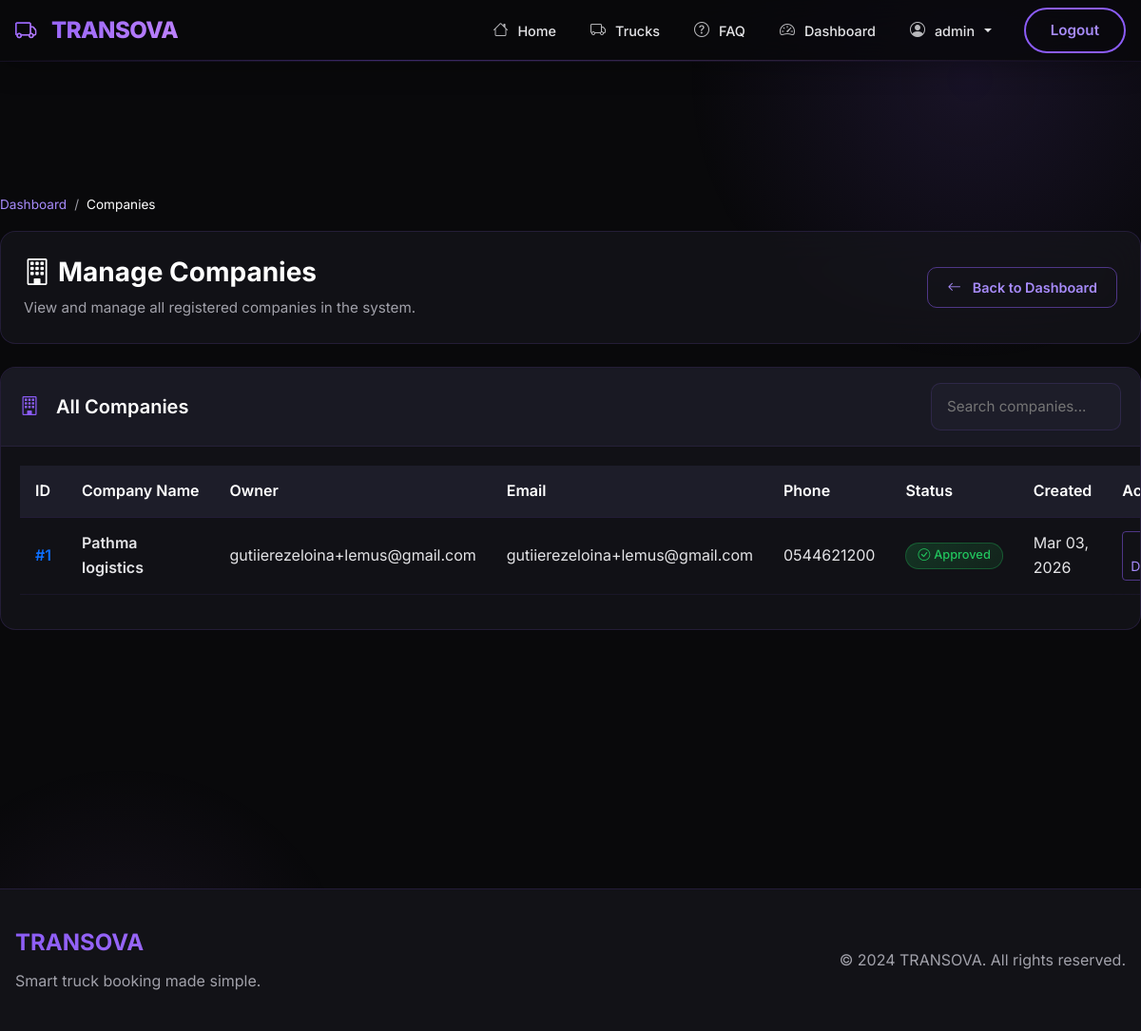
/bookings/admin/companies/ (signed in), run on an earlier commit of the app's database.
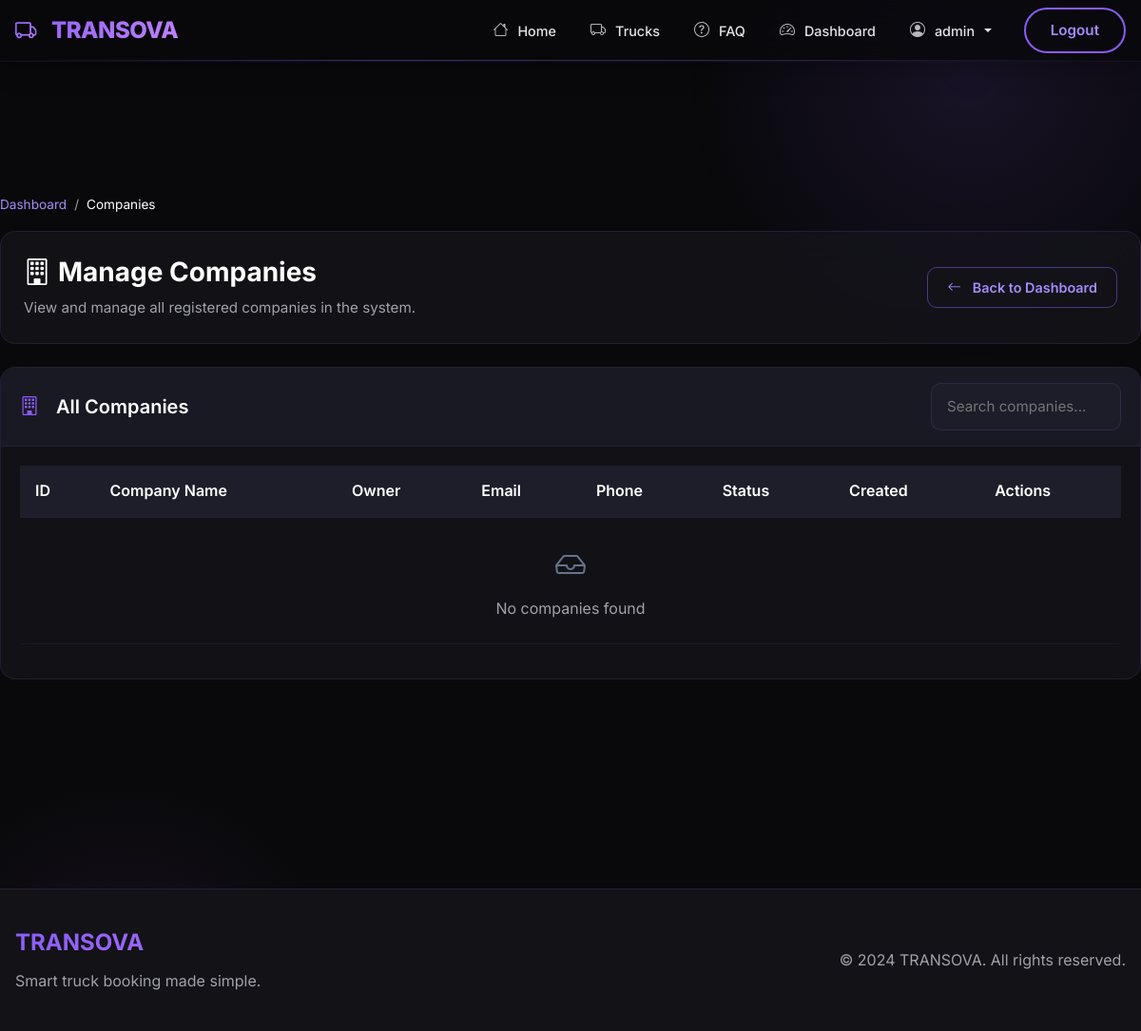
And on a later commit of the database.
### fleet/models.py (models this page shows, shortened)
class Company(models.Model):
    user = models.OneToOneField(
        settings.AUTH_USER_MODEL,
        on_delete=models.CASCADE,
        related_name="company_profile"
    )
    company_name = models.CharField(max_length=255)
    trade_license = models.CharField(max_length=100, blank=True)
    phone = models.CharField(max_length=20, blank=True)
    address = models.TextField(blank=True)
    logo = models.ImageField(upload_to='company_logos/', blank=True, null=True)
    description = models.TextField(blank=True)
    website = models.URLField(blank=True)
    contact_person = models.CharField(max_length=100, blank=True)
    is_approved = models.BooleanField(default=False, db_index=True)
    created_at = models.DateTimeField(auto_now_add=True, null=True, blank=True)
    updated_at = models.DateTimeField(auto_now=True, null=True, blank=True)
    class Meta:
        ordering = ['-created_at']
        verbose_name_plural = "Companies"

### accounts/models.py (models this page shows, shortened)
class User(AbstractUser):
    ROLE_ADMIN = "ADMIN"
    ROLE_COMPANY = "COMPANY"
    ROLE_CUSTOMER = "CUSTOMER"
    ROLE_DRIVER = "DRIVER"
    ROLE_CHOICES = (
        (ROLE_ADMIN, "Admin"),
        (ROLE_COMPANY, "Company"),
        (ROLE_CUSTOMER, "Customer"),
        (ROLE_DRIVER, "Driver"),
    )
    role = models.CharField(
        max_length=20,
        choices=ROLE_CHOICES,
        default=ROLE_CUSTOMER
    )
    phone = models.CharField(max_length=20, blank=True)
    address = models.TextField(blank=True)
    profile_picture = models.ImageField(upload_to='profile_pics/', blank=True, null=True)
    date_of_birth = models.DateField(null=True, blank=True)
    gender = models.CharField(max_length=10, choices=[
        ('male', 'Male'),
        ('female', 'Female'),
        ('other', 'Other'),
    ], blank=True)
    groups = models.ManyToManyField(
        'auth.Group',
        verbose_name='groups',
        blank=True,
        help_text='The groups this user belongs to.',
        related_name='custom_user_set',
        related_query_name='user',
    )
    user_permissions = models.ManyToManyField(
        'auth.Permission',
        verbose_name='user permissions',
        blank=True,
        help_text='Specific permissions for this user.',
        related_name='custom_user_set',
        related_query_name='user',
    )

### bookings/views.py (the view)
# urls.py: path("admin/companies/", admin_companies, name="admin_companies"),
@login_required(login_url='/login/')
def admin_companies(request):
    if not (request.user.is_staff or request.user.is_superuser or request.user.role == 'ADMIN'):
        messages.error(request, "You are not authorized to view this page.")
        return redirect('login')
    companies = Company.objects.all().order_by('-created_at')
    return render(request, "bookings/admin_companies.html", {"companies": companies})

### bookings/context_processors.py (called while the page is built)
def pending_companies_count(request):
    try:
        if request.user.is_authenticated and (request.user.is_staff or request.user.is_superuser or request.user.role == 'ADMIN'):
            return {'pending_companies': Company.objects.filter(is_approved=False).count()}
    except:
        pass
    return {'pending_companies': 0}

### bookings/templates/bookings/admin_companies.html (shortened to what the changed rows need)
{% extends "bookings/admin_base.html" %}
{% block admin_content %}
<div class="admin-page-header">
    <div class="row align-items-center">
        <div class="col-md-8">
            <h1 class="admin-page-title">
                <i class="bi bi-building me-2"></i>Manage Companies
            </h1>
        </div>
    </div>
</div>
<div class="row">
    <div class="col-md-12">
        <div class="admin-card">
            <div class="card-body table-responsive">
                <table class="table admin-table" id="companiesTable">
                    <thead>
                        <tr>
                            <th>ID</th>
                            <th>Company Name</th>
                            <th>Owner</th>
                            <th>Email</th>
                            <th>Phone</th>
                            <th>Status</th>
                            <th>Created</th>
                            <th>Actions</th>
                        </tr>
                    </thead>
                    <tbody>
                        {% for company in companies %}
                        <tr>
                            <td>
                                <span class="text-primary fw-semibold">#{{ company.id }}</span>
                            </td>
                            <td>
                                <span class="fw-semibold">{{ company.company_name }}</span>
                            </td>
                            <td>{{ company.user.username }}</td>
                            <td>{{ company.user.email }}</td>
                            <td>{{ company.phone|default:"N/A" }}</td>
                            <td>
                                {% if company.is_approved %}
                                <span class="badge badge-admin badge-success-custom">
                                    <i class="bi bi-check-circle me-1"></i>Approved
                                </span>
                                {% else %}
                                <span class="badge badge-admin badge-warning-custom">
                                    <i class="bi bi-clock me-1"></i>Pending
                                </span>
                                {% endif %}
                            </td>
                            <td>{{ company.created_at|date:"M d, Y" }}</td>
                            <td>
                                {% if company.is_approved %}
                                <a href="{% url 'admin_company_disapprove' company.id %}" class="btn btn-sm btn-admin-outline" onclick="return confirm('Disapprove this company? Users from this company will no longer be able to access their dashboard.')">
                                     Disapprove
                                </a>
                                {% else %}
                                <a href="{% url 'admin_company_approve' company.id %}" class="btn btn-sm btn-admin btn-admin-primary">
                                    <i class="bi bi-check-circle me-1"></i> Approve
                                </a>
                                {% endif %}
                            </td>
                        </tr>
                        {% empty %}
                        <tr>
                            <td colspan="8" class="text-center py-4">
                                <i class="bi bi-inbox d-block mb-2" style="font-size: 2rem; color: #64748b;"></i>
                                <span class="text-muted">No companies found</span>
                            </td>
                        </tr>
                        {% endfor %}
                    </tbody>
                </table>
            </div>
        </div>
    </div>
</div>
{% endblock %}

What changed in the data, as far as the page shows it:
removed Company: id "1", company_name "Pathma logistics", user.username "gutiierezeloina+lemus@gmail.com", user.email "gutiierezeloina+lemus@gmail.com", phone "0544621200", is_approved True (drawn), created_at "Mar 03, 2026"
Also different on the page:
text now shown: "No companies found"
